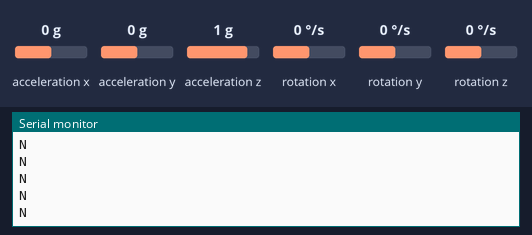
Recording of a sketch running on a simulated Arduino Uno, built with avr-gcc and run on an emulated ATmega328P. Parts: the last lines printed to the serial monitor. The inputs (shaded band) are chosen by the test bench; at power-on: acceleration x 0 g, acceleration y 0 g, acceleration z 1 g, rotation x 0 °/s, rotation y 0 °/s, rotation z 0 °/s. No radio packets arrive unless stated.

Above: at 3.2 s.
3.3 s: acceleration x set to -1.4 g
At 3.38 s:
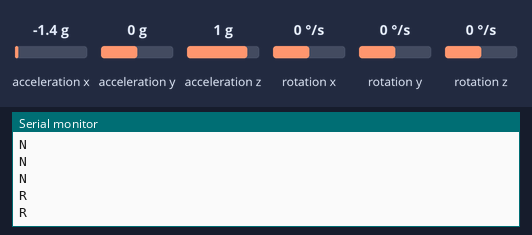
5.2 s: acceleration y set to -1.4 g
At 5.2 s:
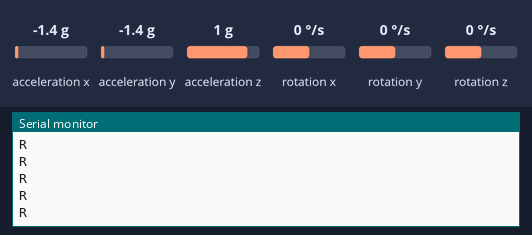
6.7 s: acceleration x set to 0.8 g
At 7.3 s:
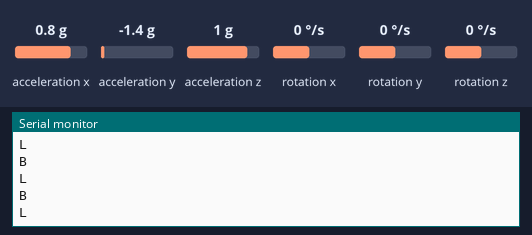
8.2 s: acceleration y set to 0.8 g
At 9.3 s:
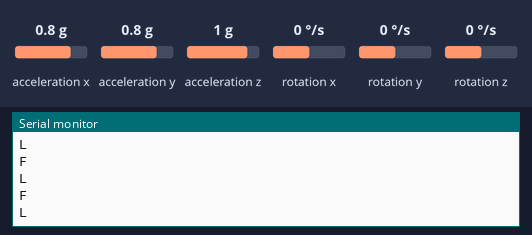

The sketch:

platfotm_nrf24l01.ino
```cpp
/*   Данный скетч делает следующее: передатчик (TX) отправляет массив
 *   данных, который генерируется согласно показаниям с кнопки и с
 *   двух потенциомтеров. Приёмник (RX) получает массив, и записывает
 *   данные на реле, сервомашинку и генерирует ШИМ сигнал на транзистор.
    by AlexGyver 2016
*/
//TX out
#include <SPI.h>          // библиотека для работы с шиной SPI
#include "nRF24L01.h"     // библиотека радиомодуля
#include "RF24.h"         // ещё библиотека радиомодуля
#include "MPU9250.h"
MPU9250 mpu;

RF24 radio(8, 10); // "создать" модуль на пинах 9 и 10 Для Уно
//RF24 radio(9,53); // для Меги

byte address[][6] = {"1Node", "2Node", "3Node", "4Node", "5Node", "6Node"}; //возможные номера труб

byte counter;


bool isSended = false;

const float Y_FORWARD = 23.0;
const float Y_BACK = 12.0;
const float Z_RIGHT = -14.0;
const float Z_LEFT = 14.0;

void setup() {
      Serial.begin(9600);
    Wire.begin();
    delay(2000);

    mpu.setup(0x68);
  //Serial.begin(9600); //открываем порт для связи с ПК

  radio.begin(); //активировать модуль
  radio.setAutoAck(1);         //режим подтверждения приёма, 1 вкл 0 выкл
  radio.setRetries(0, 15);    //(время между попыткой достучаться, число попыток)
  radio.enableAckPayload();    //разрешить отсылку данных в ответ на входящий сигнал
  radio.setPayloadSize(32);     //размер пакета, в байтах

  radio.openWritingPipe(address[0]);   //мы - труба 0, открываем канал для передачи данных
  radio.setChannel(0x60);  //выбираем канал (в котором нет шумов!)

  radio.setPALevel (RF24_PA_MAX); //уровень мощности передатчика. На выбор RF24_PA_MIN, RF24_PA_LOW, RF24_PA_HIGH, RF24_PA_MAX
  radio.setDataRate (RF24_250KBPS); //скорость обмена. На выбор RF24_2MBPS, RF24_1MBPS, RF24_250KBPS
  //должна быть одинакова на приёмнике и передатчике!
  //при самой низкой скорости имеем самую высокую чувствительность и дальность!!

  radio.powerUp(); //начать работу
  radio.stopListening();  //не слушаем радиоэфир, мы передатчик
}

void loop() {
byte forwardSignal = 1;
byte backSignal = 2;
byte rightSignal = 3;
byte leftSignal = 4;
byte nullSignal = 0;

if (mpu.update()) {
  if(mpu.getRoll() > 10){
    radio.write(&forwardSignal, sizeof(forwardSignal));
    Serial.println('F');
    isSended = true;
    }
}

if (mpu.update()) {
  if(mpu.getRoll() < -10){
    radio.write(&backSignal, sizeof(byte));
    Serial.println('B');
    isSended = true;
  }
}

if (mpu.update()) {
  if(mpu.getPitch() > 10){
    radio.write(&rightSignal, sizeof(byte));
    Serial.println('R');
    isSended = true;
    }
}
if (mpu.update()) {
  if(mpu.getPitch() < -10){
    radio.write(&leftSignal, sizeof(byte));
    Serial.println('L');
    isSended = true;
    }
}

if (mpu.update()) {
  if(isSended == false){
    radio.write(&nullSignal, sizeof(byte));
    Serial.println('N');
    isSended = false;
    }
}
isSended = false;
delay(10);
  /*
  Serial.print("Sent: "); Serial.println(counter);
  radio.write(&counter, sizeof(counter));
  counter++;
  delay(10);
*/

}
```

Measured:
- after the input at 3.3 s, the serial monitor: prints a new line at once (image 1)
- after the input at 6.7 s, the serial monitor: prints a new line at once (image 3)
- after the input at 8.2 s, the serial monitor: prints a new line at once (image 4)
